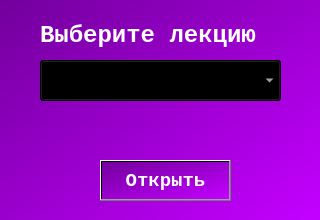
<?xml version="1.0" encoding="UTF-8"?>
<ui version="4.0">
 <class>MainWindow</class>
 <widget class="QMainWindow" name="MainWindow">
  <property name="geometry">
   <rect>
    <x>0</x>
    <y>0</y>
    <width>320</width>
    <height>220</height>
   </rect>
  </property>
  <property name="minimumSize">
   <size>
    <width>320</width>
    <height>220</height>
   </size>
  </property>
  <property name="maximumSize">
   <size>
    <width>320</width>
    <height>220</height>
   </size>
  </property>
  <property name="windowTitle">
   <string>Lecture</string>
  </property>
  <property name="windowIcon">
   <iconset resource="../resourse.qrc">
    <normaloff>:/img/img/logo100x100.png</normaloff>:/img/img/logo100x100.png</iconset>
  </property>
  <property name="styleSheet">
   <string notr="true">background-color: qlineargradient(spread:pad, x1:0, y1:0, x2:1, y2:0.977273, stop:0 rgba(114, 0, 156, 255), stop:1 rgba(195, 0, 255, 255));</string>
  </property>
  <widget class="QWidget" name="centralwidget">
   <widget class="QPushButton" name="pushButton">
    <property name="geometry">
     <rect>
      <x>100</x>
      <y>160</y>
      <width>131</width>
      <height>41</height>
     </rect>
    </property>
    <property name="font">
     <font>
      <family>Consolas</family>
      <pointsize>14</pointsize>
      <weight>75</weight>
      <bold>true</bold>
     </font>
    </property>
    <property name="cursor">
     <cursorShape>PointingHandCursor</cursorShape>
    </property>
    <property name="styleSheet">
     <string notr="true">color: rgb(255, 255, 255);</string>
    </property>
    <property name="text">
     <string>Открыть</string>
    </property>
   </widget>
   <widget class="QLabel" name="label_6">
    <property name="geometry">
     <rect>
      <x>40</x>
      <y>20</y>
      <width>251</width>
      <height>31</height>
     </rect>
    </property>
    <property name="font">
     <font>
      <family>Consolas</family>
      <pointsize>18</pointsize>
      <weight>75</weight>
      <bold>true</bold>
     </font>
    </property>
    <property name="styleSheet">
     <string notr="true">color: rgb(255, 255, 255);
background-color: rgba(255, 255, 255, 0);</string>
    </property>
    <property name="text">
     <string>Выберите лекцию</string>
    </property>
   </widget>
   <widget class="QLabel" name="label">
    <property name="geometry">
     <rect>
      <x>10</x>
      <y>175</y>
      <width>35</width>
      <height>35</height>
     </rect>
    </property>
    <property name="styleSheet">
     <string notr="true">background-color: rgba(255, 255, 255, 0);</string>
    </property>
    <property name="text">
     <string/>
    </property>
    <property name="pixmap">
     <pixmap resource="../resourse.qrc">:/img/img/logo_mini.png</pixmap>
    </property>
   </widget>
   <widget class="QComboBox" name="comboBox_2">
    <property name="geometry">
     <rect>
      <x>40</x>
      <y>60</y>
      <width>241</width>
      <height>41</height>
     </rect>
    </property>
    <property name="font">
     <font>
      <family>Consolas</family>
      <pointsize>14</pointsize>
      <weight>75</weight>
      <bold>true</bold>
     </font>
    </property>
    <property name="cursor">
     <cursorShape>PointingHandCursor</cursorShape>
    </property>
    <property name="styleSheet">
     <string notr="true">color: rgb(255, 255, 255);</string>
    </property>
   </widget>
  </widget>
 </widget>
 <resources>
  <include location="../resourse.qrc"/>
 </resources>
 <connections/>
</ui>
